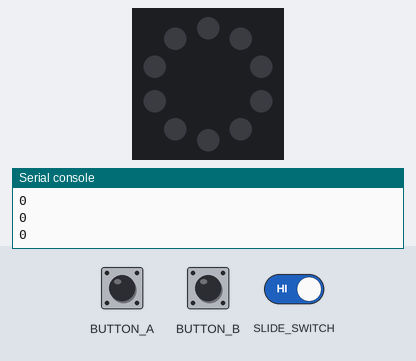
A program run on a simulated Circuit Playground running CircuitPython. Shown: the board's ring of 10 RGB LEDs (number 0 left of the top, counting anticlockwise), the last lines printed to the serial console. Inputs (shaded band) come from the test bench.

Above: at 1.2 s.
1.3 s: slide switch moved to the right
At 2.0 s:
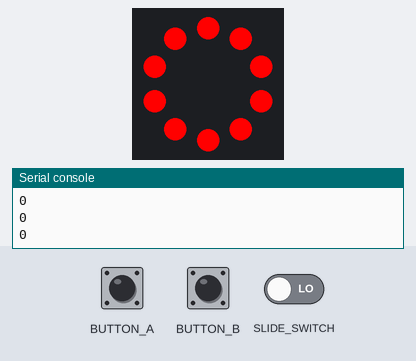
2.8 s: button A pressed for 0.15 s
At 3.6 s:
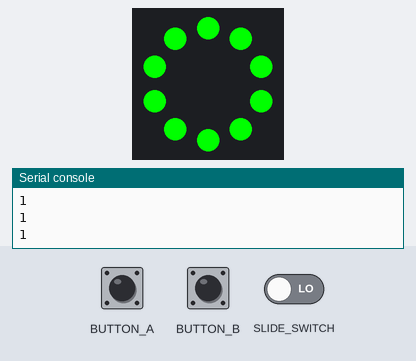
4.4 s: button A pressed for 1 s
At 5.4 s:
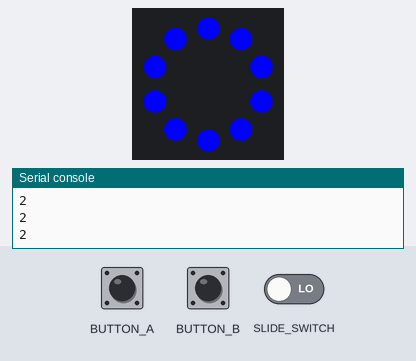
6.9 s: button A pressed for 0.15 s
At 8.1 s:
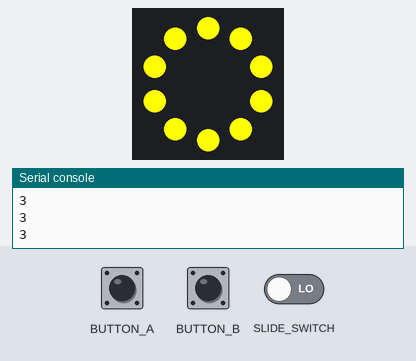
8.5 s: button A pressed for 3.2 s
At 9.9 s:
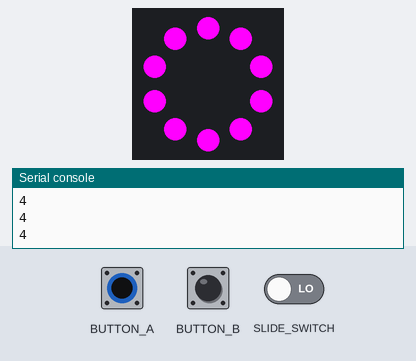
13.2 s: button A pressed for 0.15 s
At 13.7 s:
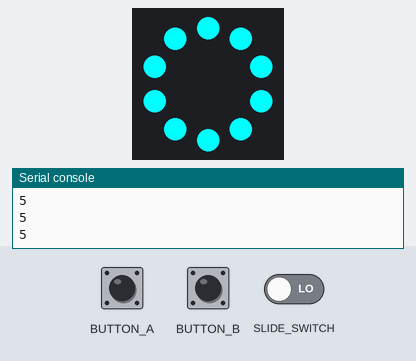
Timing chart, 0 to 15.8 s (numbered marks = the images above; inputs shaded):
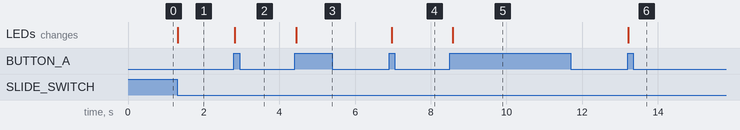

Measured:
- after the input at 1.3 s, the LEDs: change at once (image 1)
- after the input at 2.8 s, the LEDs: change at once (image 2)
- after the input at 4.4 s, the LEDs: change at once (image 3)
- after the input at 6.9 s, the LEDs: change after 0.06 s (image 4)
- after the input at 8.5 s, the LEDs: change after 0.08 s (image 5)
- after the input at 13.2 s, the LEDs: change at once (image 6)

The program:

Sean-Guo_wk5_p2.py
```python
import time
import board
import neopixel
from digitalio import DigitalInOut, Direction, Pull

pixels = neopixel.NeoPixel(board.NEOPIXEL, 10)

button_a = DigitalInOut(board.BUTTON_A)
button_a.direction = Direction.INPUT
button_a.pull = Pull.DOWN
buttona_pre = button_a.value

button_b = DigitalInOut(board.BUTTON_B)
button_b.direction = Direction.INPUT
button_b.pull = Pull.DOWN
buttonb_pre = button_b.value

switch = DigitalInOut(board.SLIDE_SWITCH)
switch.direction = Direction.INPUT
switch.pull = Pull.UP
switch_off = switch.value

i = 0

# look up table RED GREEN BLUE YELLOW MAGENTA CYAN WHITE
colors = [(255, 0, 0), (0, 255, 0),
        (0, 0, 255), (255, 255, 0),
        (255, 0, 255), (0, 255, 255),
        (255, 255, 255)]

color = colors[i]

while True:

    if button_a.value != buttona_pre:
        buttona_pre = button_a.value
        if button_a.value:
            i += 1
            if i == 7:
                i = 0
            color = colors[i]

    if button_b.value != buttonb_pre:
        buttonb_pre = button_b.value
        if button_b.value:
            i -= 1
            if i == -1:
                i = 6
            color = colors[(i)]

    print(i)

    if switch.value != switch_off:
        pixels.fill(color)
    else:

        pixels.fill(0)
    time.sleep(0.1)
```
